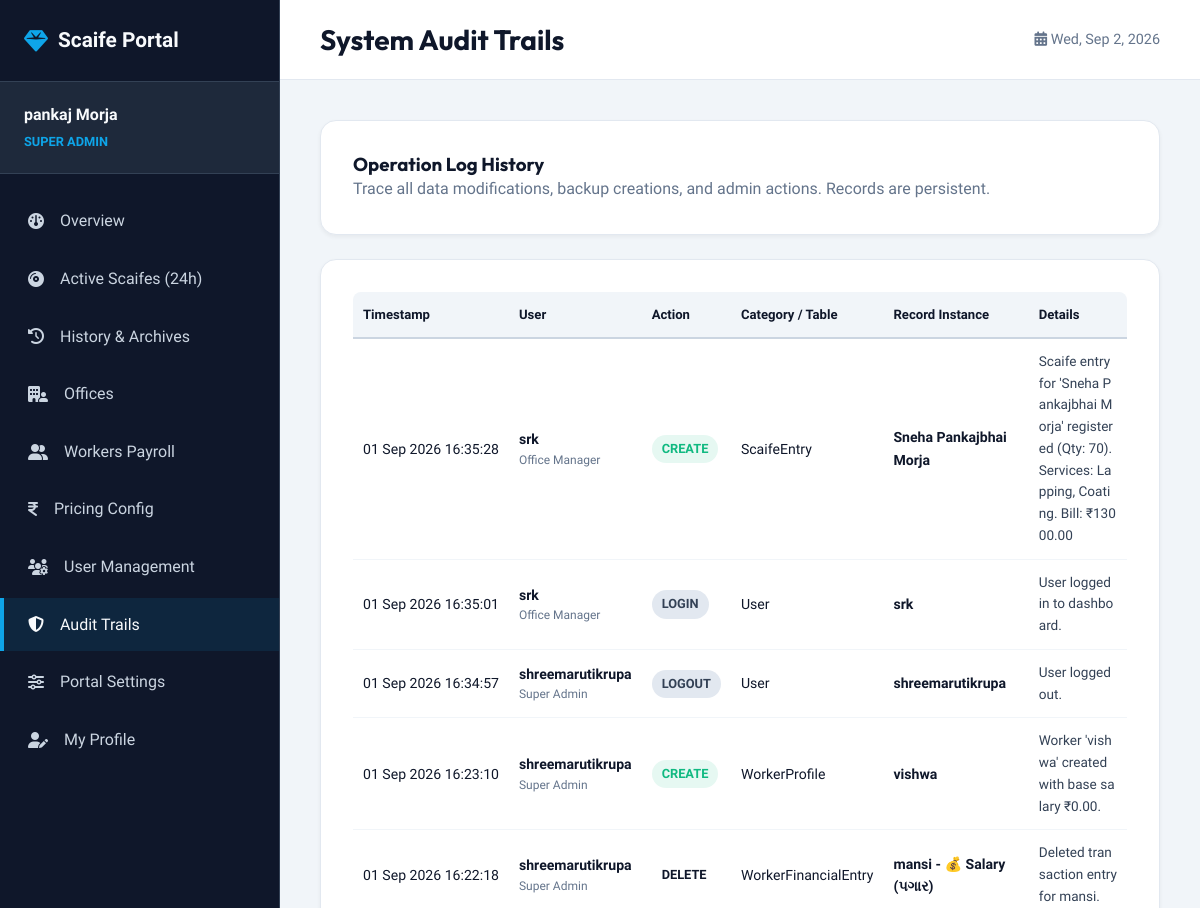
Before: /dashboard/logs/ (signed in, upper part) with the older database file.
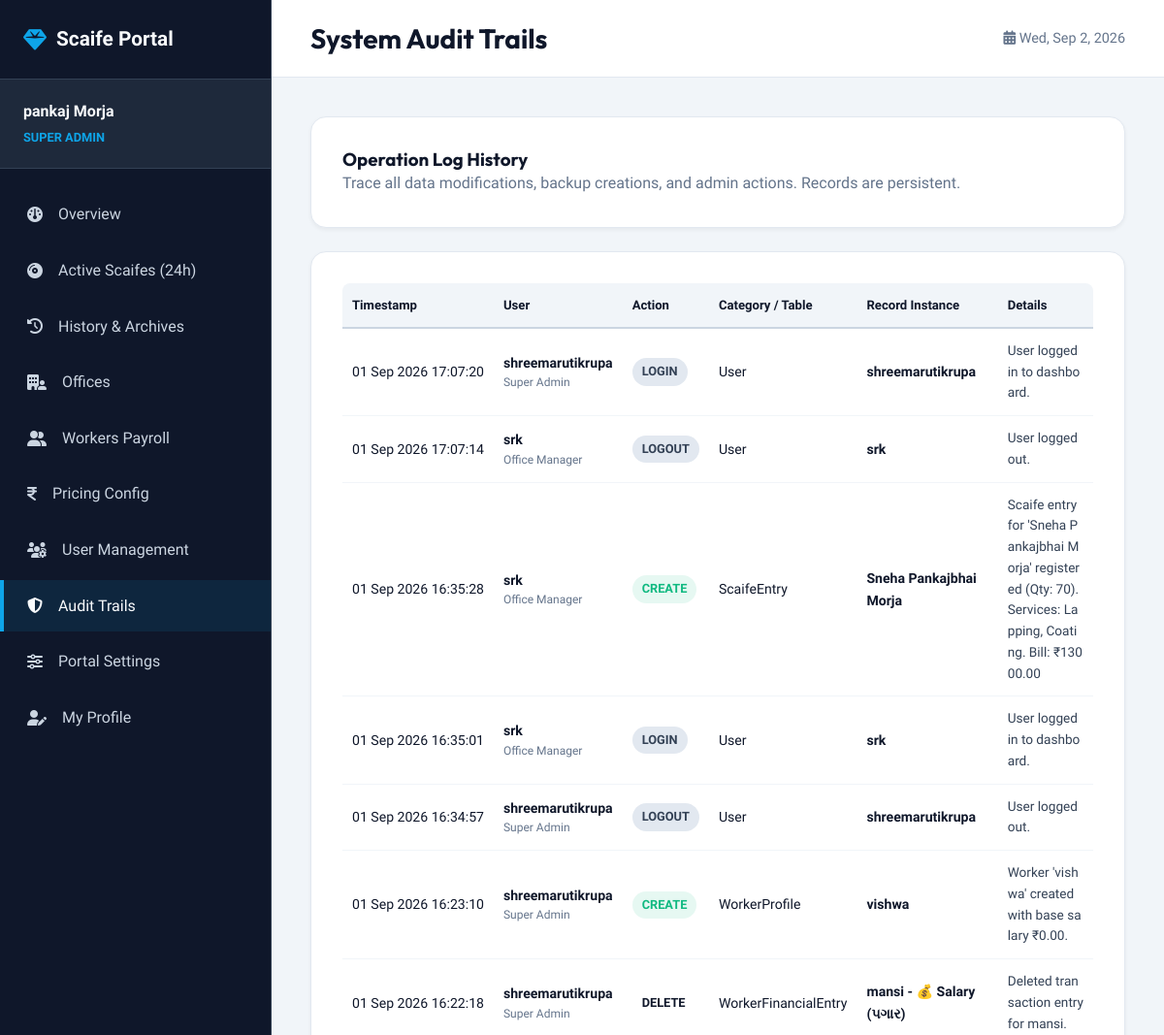
After: the same page with the newer database file.
### core/models.py (models this page shows, shortened)
class ActivityLog(models.Model):
    user = models.ForeignKey(User, on_delete=models.SET_NULL, null=True, blank=True, related_name='logs')
    action_type = models.CharField(max_length=50)  # e.g., 'CREATE', 'UPDATE', 'DELETE', 'LOGIN', 'RESTORE'
    model_name = models.CharField(max_length=100, blank=True)
    object_repr = models.CharField(max_length=200, blank=True)
    details = models.TextField(blank=True)
    timestamp = models.DateTimeField(auto_now_add=True)
    class Meta:
        ordering = ['-timestamp']

class UserProfile(models.Model):
    ROLE_CHOICES = [
        ('admin', 'Super Admin'),
        ('manager', 'Office Manager'),
        ('worker', 'Office Worker'),
    ]
    user = models.OneToOneField(User, on_delete=models.CASCADE, related_name='profile')
    role = models.CharField(max_length=20, choices=ROLE_CHOICES, default='worker')
    office = models.ForeignKey(Office, on_delete=models.SET_NULL, null=True, blank=True, related_name='staff')

### core/views.py (the view)
    def _wrapped_view_func(request, *args, **kwargs):
        if not request.user.is_authenticated:
            return redirect('login')
        if request.user.profile.role != 'admin':
            messages.error(request, "Access denied. Administrator privileges required.")
            return redirect('overview')
        return view_func(request, *args, **kwargs)

### core/context_processors.py (called while the page is built)
def branding_context(request):
    try:
        settings = BrandingSettings.get_solo()
    except Exception:
        settings = None
    return {'branding': settings}

### core/models.py (called while the page is built)
    @classmethod
    def get_solo(cls):
        obj, created = cls.objects.get_or_create(id=1)
        return obj

### core/views.py (called while the page is built)
def admin_only(view_func):
    def _wrapped_view_func(request, *args, **kwargs):
        if not request.user.is_authenticated:
            return redirect('login')
        if request.user.profile.role != 'admin':
            messages.error(request, "Access denied. Administrator privileges required.")
            return redirect('overview')
        return view_func(request, *args, **kwargs)
    return _wrapped_view_func

@login_required
@admin_only
def activity_logs(request):
    logs = ActivityLog.objects.all().select_related('user', 'user__profile')[:100]
    return render(request, 'dashboard/activity_log.html', {'logs': logs})

### core/templates/dashboard/activity_log.html
{% extends 'dashboard/dashboard_base.html' %}
{% block db_page_title %}System Audit Trails{% endblock %}
{% block db_content %}
<div class="db-panel" style="margin-bottom: 24px;">
    <h3>Operation Log History</h3>
    <p style="color: var(--txt-dark-400);">Trace all data modifications, backup creations, and admin actions. Records are persistent.</p>
</div>
<div class="db-panel">
    <div class="table-responsive">
        <table class="db-table">
            <thead>
                <tr>
                    <th>Timestamp</th>
                    <th>User</th>
                    <th>Action</th>
                    <th>Category / Table</th>
                    <th>Record Instance</th>
                    <th>Details</th>
                </tr>
            </thead>
            <tbody>
                {% for log in logs %}
                    <tr>
                        <td style="white-space: nowrap;">{{ log.timestamp|date:"d M Y H:i:s" }}</td>
                        <td>
                            {% if log.user %}
                                <strong>{{ log.user.username }}</strong>
                                <span style="font-size: 0.75rem; color: var(--txt-dark-400); display: block;">{{ log.user.profile.get_role_display }}</span>
                            {% else %}
                                <span style="color: var(--txt-dark-400);">System / Anonymous</span>
                            {% endif %}
                        </td>
                        <td>
                            <span class="badge badge-{% if log.action_type == 'CREATE' %}ready{% elif log.action_type == 'UPDATE' %}lapping{% elif log.action_type == 'DELETE' %}red{% else %}received{% endif %}">
                                {{ log.action_type }}
                            </span>
                        </td>
                        <td>{{ log.model_name|default:"-" }}</td>
                        <td><strong>{{ log.object_repr|default:"-" }}</strong></td>
                        <td style="font-size: 0.85rem; color: var(--txt-dark-700); max-width: 300px; word-break: break-all;">
                            {{ log.details }}
                        </td>
                    </tr>
                {% empty %}
                    <tr>
                        <td colspan="6" class="text-center" style="padding: 40px;">No audit actions logged yet.</td>
                    </tr>
                {% endfor %}
            </tbody>
        </table>
    </div>
</div>
{% endblock %}

Changed rows visible on the page:
added ActivityLog: timestamp "01 Sep 2026 17:07:20", user.username "shreemarutikrupa", user.profile.role "Super Admin", action_type "LOGIN", model_name "User", object_repr "shreemarutikrupa", details "User logged in to dashboard."
added ActivityLog: timestamp "01 Sep 2026 17:07:14", user.username "srk", user.profile.role "Office Manager", action_type "LOGOUT", model_name "User", object_repr "srk", details "User logged out."
